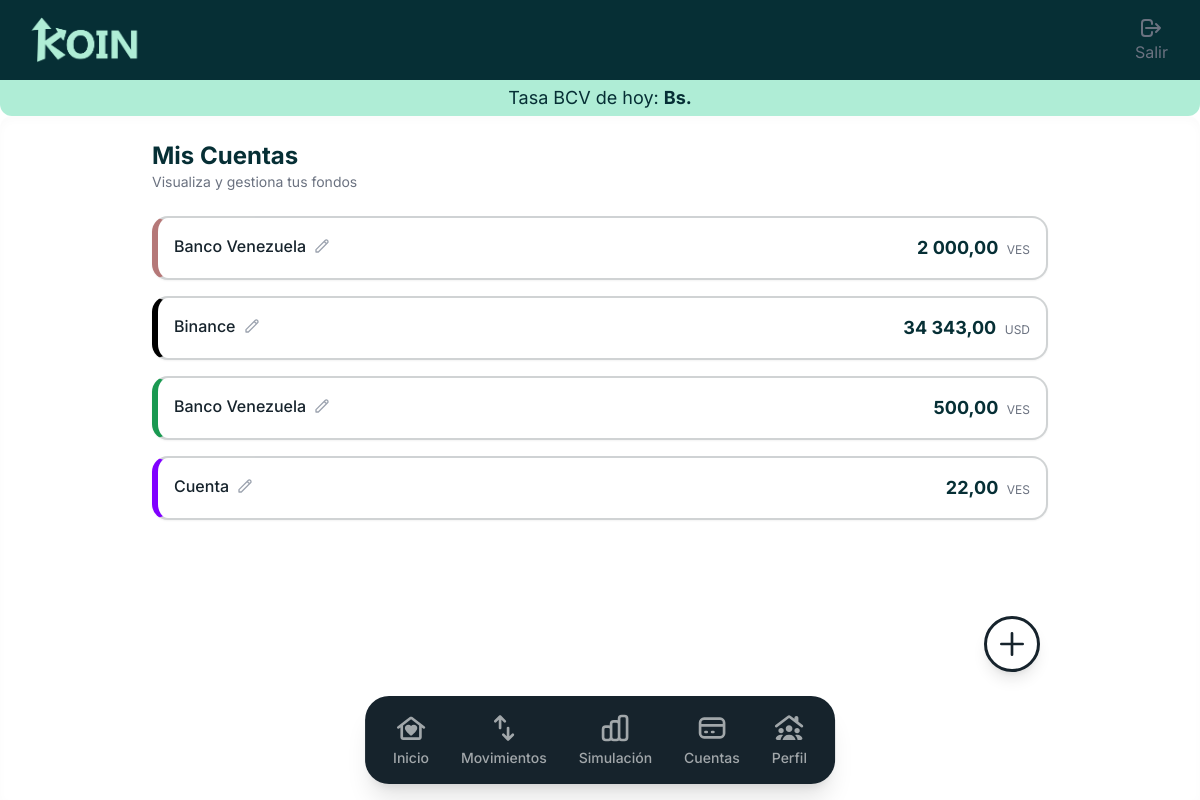
/cuentas/ (signed in), run on an earlier commit of the app's database.
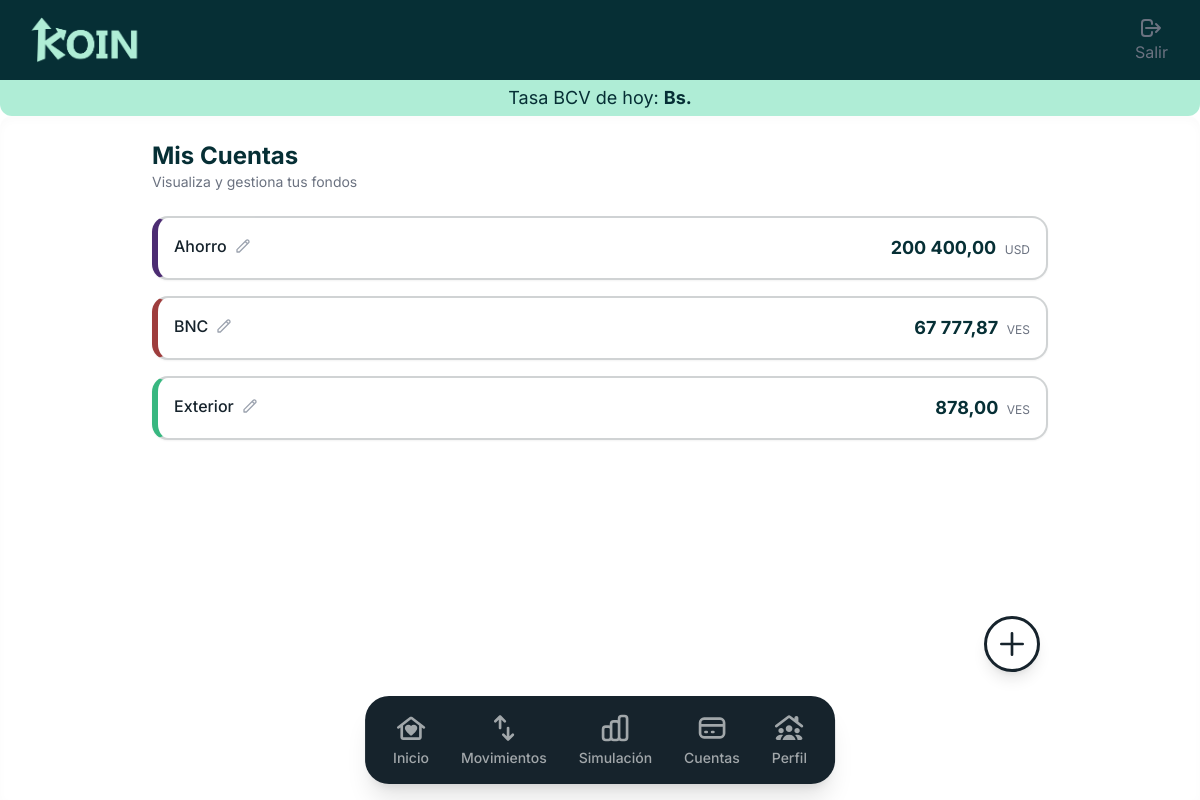
And on a later commit of the database.
### finances/models.py (models this page shows, shortened)
class Cuenta(models.Model):
    usuario = models.ForeignKey(Usuario, on_delete=models.CASCADE)
    moneda = models.ForeignKey(Moneda, on_delete=models.PROTECT)
    nombre_cuenta = models.CharField(max_length=100)
    saldo_inicial_cuenta = models.DecimalField(max_digits=15, decimal_places=2)
    color_cuenta = models.CharField(max_length=20, help_text="Código hexadecimal o nombre del color")

class Moneda(models.Model):
    codigo = models.CharField(max_length=5, unique=True) # Ej: USD, VES
    nombre_moneda = models.CharField(max_length=50)
    tasa_cambio = models.DecimalField(max_digits=18, decimal_places=4)
    def __str__(self):
        return self.codigo

### finances/views.py (the view)
# urls.py: path('cuentas/', cuentas_view, name='cuentas'),
@login_required
def cuentas_view(request):
    mis_cuentas = Cuenta.objects.filter(usuario=request.user)
    if request.method == 'POST':
        form = CuentaForm(request.POST)
        if form.is_valid():
            nueva_cuenta = form.save(commit=False)
            nueva_cuenta.usuario = request.user
            nueva_cuenta.save()
            return redirect('cuentas')
    else:
        form = CuentaForm()
    return render(request, 'cuentas.html', {
        'cuentas': mis_cuentas,
        'form': form,
    })

### finances/context_processors.py (called while the page is built)
def datos_globales_koin(request):
    try:
        tasa_actual = obtener_tasa_bcv_segura()
    except Exception as e:
        tasa_actual = "No disponible"
    return {
        'tasa_bcv_global': tasa_actual,
    }

### finances/services.py (called while the page is built)
def obtener_tasa_bcv_segura():
    try:
        bcv = Currency()
        tasa_dolar = float(bcv.get_rate(currency_code='USD'))
        return tasa_dolar
    except Exception as e:
        print(f"Error con la librería pyBCV: {e}")
        return None

### templates/cuentas.html (shortened to what this page needs)
{% extends 'base_dashboard.html' %}
{% load humanize %}
{% block content %}
<div class=" w-full max-w-4xl mx-auto space-y-6">
    <div class="mb-6">
        <h2 class="text-2xl font-bold text-deep-teal">Mis Cuentas</h2>
        <p class="text-sm text-gray-500">Visualiza y gestiona tus fondos</p>
    </div>
    <div class="space-y-4">
        {% for cuenta in cuentas %}
        <div class="bg-white border-l-[6px] border-y-2 border-r-2 border-y-charcoal-teal/20 border-r-charcoal-teal/20 rounded-2xl p-4 shadow-sm flex flex-col relative group" style="border-left-color: {{ cuenta.color_cuenta|default:'#16232C' }};">
            <div class="flex justify-between items-start">
                <div class="flex items-center gap-2">
                    <span class="font-medium text-charcoal-teal">{{ cuenta.nombre_cuenta }}</span>
                    <button onclick="document.getElementById('modal-editar-{{ cuenta.id }}').classList.remove('hidden')" class="text-gray-400 hover:text-warm-yellow transition-colors">
                        <svg class="w-4 h-4" fill="none" stroke="currentColor" viewBox="0 0 24 24"><path stroke-linecap="round" stroke-linejoin="round" stroke-width="2" d="M15.232 5.232l3.536 3.536m-2.036-5.036a2.5 2.5 0 113.536 3.536L6.5 21.036H3v-3.572L16.732 3.732z"></path></svg>
                    </button>
                </div>
                <div class="text-right">
                    <span class="text-lg font-bold text-deep-teal">{{ cuenta.saldo_inicial_cuenta|intcomma }}</span>
                    <span class="text-xs text-gray-500 ml-1">{{ cuenta.moneda }}</span>
                </div>
            </div>
        </div>
        {% empty %}
        <div class="text-center py-10 text-gray-400">
            <p>No tienes cuentas registradas.</p>
            <p class="text-xs mt-1">Presiona el botón + para agregar una.</p>
        </div>
        {% endfor %}
    </div>
    <button onclick="document.getElementById('modal-cuenta').classList.remove('hidden')" class="absolute bottom-32 right-12 lg:right-40 w-14 h-14 bg-white border-[3px] border-charcoal-teal text-charcoal-teal rounded-full shadow-lg flex items-center justify-center hover:scale-105 transition-transform z-40">
        <svg class="w-8 h-8" fill="none" stroke="currentColor" viewBox="0 0 24 24"><path stroke-linecap="round" stroke-linejoin="round" stroke-width="2" d="M12 4v16m8-8H4"></path></svg>
    </button>
</div>
{% endblock %}

What changed in the data, as far as the page shows it:
removed Cuenta: nombre_cuenta "Banco Venezuela", saldo_inicial_cuenta "2 000,00", moneda "VES"
removed Cuenta: nombre_cuenta "Binance", saldo_inicial_cuenta "34 343,00", moneda "USD"
removed Cuenta: nombre_cuenta "Banco Venezuela", saldo_inicial_cuenta "500,00", moneda "VES"
removed Cuenta: nombre_cuenta "Cuenta", saldo_inicial_cuenta "22,00", moneda "VES"
added Cuenta: nombre_cuenta "Ahorro", saldo_inicial_cuenta "200 400,00", moneda "USD"
added Cuenta: nombre_cuenta "BNC", saldo_inicial_cuenta "67 777,87", moneda "VES"
added Cuenta: nombre_cuenta "Exterior", saldo_inicial_cuenta "878,00", moneda "VES"
